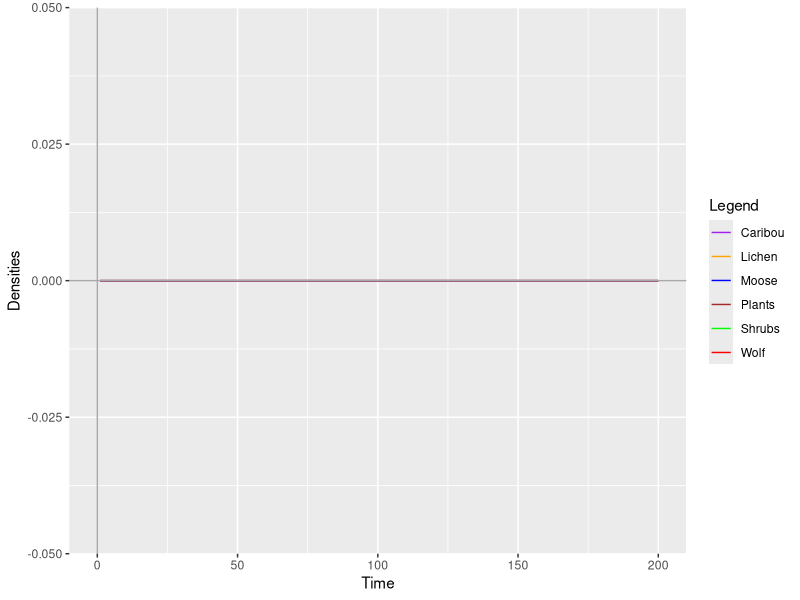

R code for this plot:
#Practical 2 - Multi-species Interactions - Biodiversity Under Pressure     18/10/2024



rm(list = ls())
graphics.off()

library(ggplot2)


#############
##Model skeleton
#############

##set up parameter values
sP <- 0.5  # plant annual max growth potential
Kp <- 240  # plant carrying capacity
lP <- 2.68275  # annual plant requirement by an individual caribou
hp <- 300  # maximum rate of plant intake 
sL <- 0.07  # lichen annual max growth potential
Kl <- 870  # lichen carrying capacity
lL <- 2.8275  # annual lichen requirement by an individual caribou
hl <- 400  # maximum rate of lichen intake
sH <- 0.5  # forage annual max growth potential
Kh <- 970  # forage carrying capacity
lH <- 3.1682  # annual forage requirement by an individual moose
hh <- 1000  # maximum rate of moose forage intake
fC <- 1  # max fecundity for caribou (average nr of offspring per individual)
eC <- 1.85  # asymptotic kill rate on caribou per wolf
mC <- "?"
fM <- 1.5  # max fecundity for moose (average nr of offspring per individual)
eM <- 0.6  # asymptotic kill rate on moose per wolf
mM <- 0  # hunting rate on moose
mW <- 0  # hunting rate on wolf
b <- 0.8  # upper limit of annual rate of increase
g <- 0.38  # wolf death rate
dC <- 460  # predation efficieny on caribou
dM <- 46  # predation efficiency on moose



nsteps <- 200
pop.df.0 <- data.frame(time=1:nsteps,P=numeric(nsteps),L=numeric(nsteps),H=numeric(nsteps),C=numeric(nsteps),M=numeric(nsteps),W=numeric(nsteps))

pop.df.0 <- within(pop.df.0,{
  P[1] <- 0
  L[1] <- 0
  H[1] <- 0
  C[1] <- 0
  M[1] <- 0
  W[1] <- 0
})

#Writing down and storaging birth and death equations for all elements:


for(t in 1:(nsteps-1)){
  pop.df.0 <- within(pop.df.0,{
    plant_birth <- sP * pop.df.0$P[t] * (1-pop.df.0$P[t]/Kp) - ((C[t] * lP * pop.df.0$P[t])/(hp + pop.df.0$P[t]))
    lichen_birth <- sL * pop.df.0$L[t] * (1-pop.df.0$L[t]/Kl) - ((C[t] * lL * pop.df.0$L[t])/(hl + pop.df.0$L[t]))
    forage_birth <- sH * pop.df.0$H[t] * (1-pop.df.0$H[t]/Kh) - ((C[t] * lH * pop.df.0$H[t])/(hh + pop.df.0$H[t]))
    caribou_growth <- C[t] * fC * (L[t]/(L[t]+hl)) * (P[t]/(P[t]+hp))
    moose_growth <- M[t] * fM * (H[t]/(H[t]+hh))
    wolf_growth <- W[t] * b * ((C[t]/(C[t]+dC)) + (M[t]/(M[t]+dM)))
    
    plant_death <- (C[t]*lP*P[t])/(hp+P[t])
    lichen_death <- (L[t]*lL*L[t])/(hl+L[t])
    forage_death <- (H[t]*lH*H[t])/(hh+H[t])
    caribou_death <- C[t] * (1 - P[t]/(P[t]+hp)) * (1 - L[t]/(L[t]+hl))
    caribou_pred <- C[t] * ((W[t]*eC*C[t])/(C[t]+dC))
    moose_death <- M[t] * (1 - H[t]/(H[t]+hh))
    moose_pred <- M[t] * ((W[t]*eM*M[t])/(M[t]+dM))
    wolf_death <- W[t] * g
    
    
    
    P[t+1] <- max(0, (P[t] + plant_birth + plant_death)) ##plants consumed by Caribou
    L[t+1] <- max(0, (L[t] + lichen_birth + lichen_death)) ##lichen consumed by Caribou
    H[t+1] <- max(0, (H[t] + forage_birth + forage_death)) ##plants consumed by Moose
    
    C[t+1] <- max(0, (C[t] + caribou_growth - caribou_death - caribou_pred))
    
    M[t+1] <- max(0, (M[t] + moose_growth - moose_death - moose_pred))
    
    W[t] <- max(0, (W[t] + wolf_growth - wolf_death))
  })
}

#When initial population size for all of them is 0, it stays in 0.


colors <- c("Plants"="brown","Lichen"="orange","Shrubs"="green","Caribou"="purple","Moose"="blue","Wolf"="red")
ggplot(data = pop.df.0)+
  geom_line(mapping=aes(x=time,y=P,color="Plants")) +
  geom_line(mapping=aes(x=time,y=L,color="Lichen")) +
  geom_line(mapping=aes(x=time,y=H,color="Shrubs")) +
  geom_line(mapping=aes(x=time,y=C,color="Caribou")) +
  geom_line(mapping=aes(x=time,y=M,color="Moose")) +
  geom_line(mapping=aes(x=time,y=W,color="Wolf")) +
  geom_hline(yintercept=0,color="darkgrey") +
  geom_vline(xintercept=0,color="darkgrey") +
  labs(x = "Time", y = "Densities", color="Legend")+
  scale_color_manual(values = colors)




















